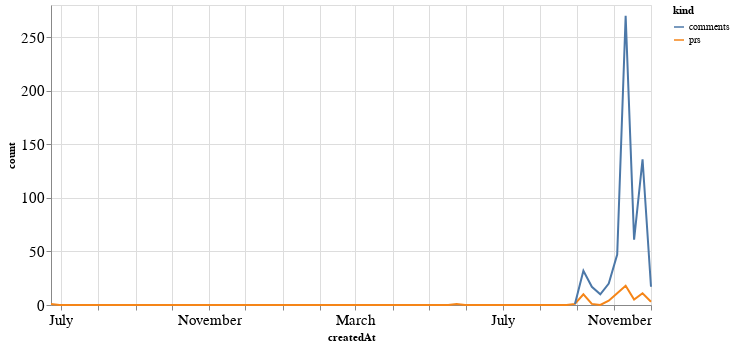

Notebook cell for this chart:
### Code cell
alt.Chart(total_time, width=600).mark_line().encode(
    x='createdAt',
    y='count',
    color='kind'
)

### Figure 1 — Vega-Lite specification as saved in the notebook (floating-point values rounded to 4 significant figures; data arrays with more than 128 entries replaced by an {"elided": "..."} marker saying what was removed)
{"config": {"axisLeft": {"labelFontSize": 15}, "axisBottom": {"labelFontSize": 15}}, "data": {"name": "data-a4118bdf033376c50b781b3a3dabd8f4"}, "mark": "line", "encoding": {"color": {"type": "nominal", "field": "kind"}, "x": {"type": "temporal", "field": "createdAt"}, "y": {"type": "quantitative", "field": "count"}}, "width": 600, "$schema": "https://vega.github.io/schema/vega-lite/v4.8.1.json", "datasets": {"data-a4118bdf033376c50b781b3a3dabd8f4": {"elided": "144 records"}}}
